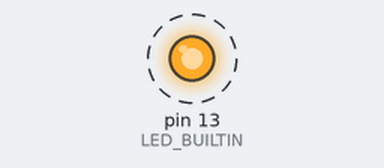
The sketch below on a simulated Arduino Uno, built with avr-gcc and run on an emulated ATmega328P. On the bench: output pins drawn as LEDs (lit = HIGH). Dashed ring = blinking.

Above: at 0.05 s.
Timing chart, 0 to 3.0 s (numbered marks = the images above):
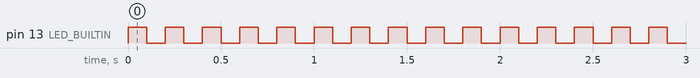

Measured:
- by itself, pin 13 (LED_BUILTIN): alternates HIGH for 0.10 s and LOW for 0.10 s

The sketch:

blink_d0.ino
```cpp
void setup() {
pinMode(LED_BUILTIN,OUTPUT);
digitalWrite(LED_BUILTIN,HIGH);


}

void loop() {
digitalWrite(LED_BUILTIN,HIGH);
delay(100);
digitalWrite(LED_BUILTIN,LOW);
delay(100);
}
```
